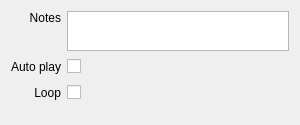
<?xml version="1.0" encoding="UTF-8"?>
<ui version="4.0">
 <class>InspectorGroupWidget</class>
 <widget class="QWidget" name="InspectorGroupWidget">
  <property name="geometry">
   <rect>
    <x>0</x>
    <y>0</y>
    <width>300</width>
    <height>125</height>
   </rect>
  </property>
  <property name="sizePolicy">
   <sizepolicy hsizetype="Expanding" vsizetype="Preferred">
    <horstretch>0</horstretch>
    <verstretch>0</verstretch>
   </sizepolicy>
  </property>
  <layout class="QGridLayout" name="gridLayout">
   <property name="bottomMargin">
    <number>20</number>
   </property>
   <item row="0" column="0">
    <widget class="QLabel" name="labelNotes">
     <property name="text">
      <string>Notes</string>
     </property>
     <property name="alignment">
      <set>Qt::AlignRight|Qt::AlignTop|Qt::AlignTrailing</set>
     </property>
    </widget>
   </item>
   <item row="0" column="1">
    <widget class="QPlainTextEdit" name="plainTextEditNotes">
     <property name="minimumSize">
      <size>
       <width>0</width>
       <height>40</height>
      </size>
     </property>
     <property name="maximumSize">
      <size>
       <width>16777215</width>
       <height>40</height>
      </size>
     </property>
    </widget>
   </item>
   <item row="1" column="0">
    <widget class="QLabel" name="labelAutoPlay">
     <property name="text">
      <string>Auto play</string>
     </property>
     <property name="alignment">
      <set>Qt::AlignRight|Qt::AlignTrailing|Qt::AlignVCenter</set>
     </property>
    </widget>
   </item>
   <item row="1" column="1">
    <layout class="QHBoxLayout" name="horizontalLayoutAutoPlay">
     <item>
      <widget class="QCheckBox" name="checkBoxAutoPlay">
       <property name="layoutDirection">
        <enum>Qt::RightToLeft</enum>
       </property>
       <property name="text">
        <string/>
       </property>
      </widget>
     </item>
     <item>
      <spacer name="horizontalSpacerAutoPlay2">
       <property name="orientation">
        <enum>Qt::Horizontal</enum>
       </property>
       <property name="sizeHint" stdset="0">
        <size>
         <width>40</width>
         <height>20</height>
        </size>
       </property>
      </spacer>
     </item>
    </layout>
   </item>
   <item row="2" column="0">
    <widget class="QLabel" name="labelLoop">
     <property name="text">
      <string>Loop</string>
     </property>
     <property name="alignment">
      <set>Qt::AlignRight|Qt::AlignTrailing|Qt::AlignVCenter</set>
     </property>
    </widget>
   </item>
   <item row="2" column="1">
    <layout class="QHBoxLayout" name="horizontalLayoutLoop">
     <item>
      <widget class="QCheckBox" name="checkBoxLoop">
       <property name="layoutDirection">
        <enum>Qt::RightToLeft</enum>
       </property>
       <property name="text">
        <string/>
       </property>
      </widget>
     </item>
     <item>
      <spacer name="horizontalSpacerLoop">
       <property name="orientation">
        <enum>Qt::Horizontal</enum>
       </property>
       <property name="sizeHint" stdset="0">
        <size>
         <width>40</width>
         <height>20</height>
        </size>
       </property>
      </spacer>
     </item>
    </layout>
   </item>
  </layout>
 </widget>
 <tabstops>
  <tabstop>plainTextEditNotes</tabstop>
  <tabstop>checkBoxAutoPlay</tabstop>
  <tabstop>checkBoxLoop</tabstop>
 </tabstops>
 <resources/>
 <connections>
  <connection>
   <sender>labelNotes</sender>
   <signal>linkActivated(QString)</signal>
   <receiver>InspectorGroupWidget</receiver>
   <slot>resetNotes(QString)</slot>
   <hints>
    <hint type="sourcelabel">
     <x>56</x>
     <y>17</y>
    </hint>
    <hint type="destinationlabel">
     <x>20</x>
     <y>60</y>
    </hint>
   </hints>
  </connection>
  <connection>
   <sender>plainTextEditNotes</sender>
   <signal>textChanged()</signal>
   <receiver>InspectorGroupWidget</receiver>
   <slot>notesChanged()</slot>
   <hints>
    <hint type="sourcelabel">
     <x>133</x>
     <y>29</y>
    </hint>
    <hint type="destinationlabel">
     <x>176</x>
     <y>63</y>
    </hint>
   </hints>
  </connection>
  <connection>
   <sender>checkBoxAutoPlay</sender>
   <signal>stateChanged(int)</signal>
   <receiver>InspectorGroupWidget</receiver>
   <slot>autoPlayChanged(int)</slot>
   <hints>
    <hint type="sourcelabel">
     <x>78</x>
     <y>96</y>
    </hint>
    <hint type="destinationlabel">
     <x>86</x>
     <y>120</y>
    </hint>
   </hints>
  </connection>
  <connection>
   <sender>checkBoxLoop</sender>
   <signal>stateChanged(int)</signal>
   <receiver>InspectorGroupWidget</receiver>
   <slot>loopChanged(int)</slot>
   <hints>
    <hint type="sourcelabel">
     <x>78</x>
     <y>120</y>
    </hint>
    <hint type="destinationlabel">
     <x>86</x>
     <y>140</y>
    </hint>
   </hints>
  </connection>
 </connections>
 <slots>
  <slot>resetNotes(QString)</slot>
  <slot>notesChanged()</slot>
  <slot>autoPlayChanged(int)</slot>
  <slot>loopChanged(int)</slot>
 </slots>
</ui>
